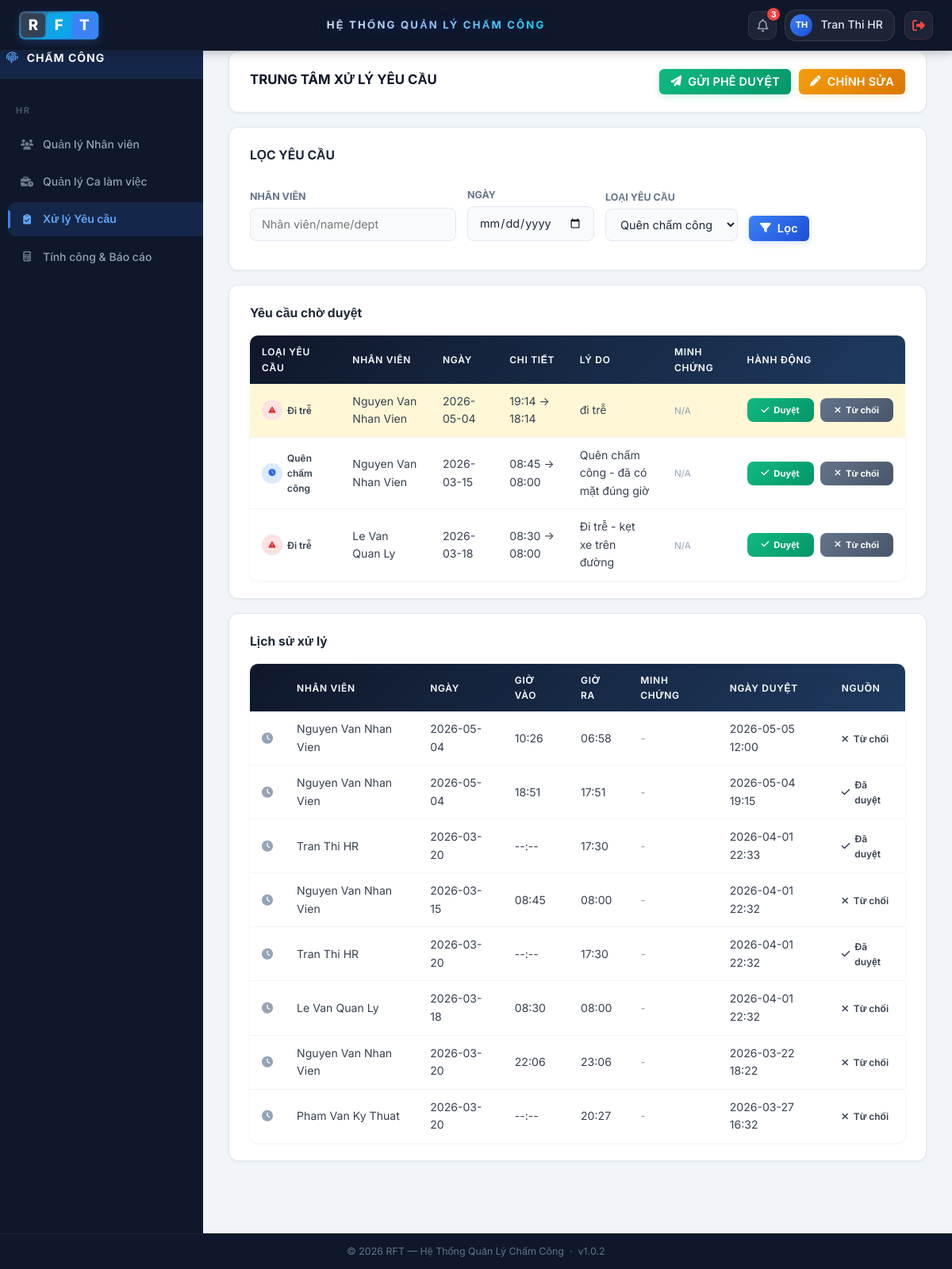
Before: /index.php?page=xuly-yeucau&request_id=10 (signed in) with the older database file.
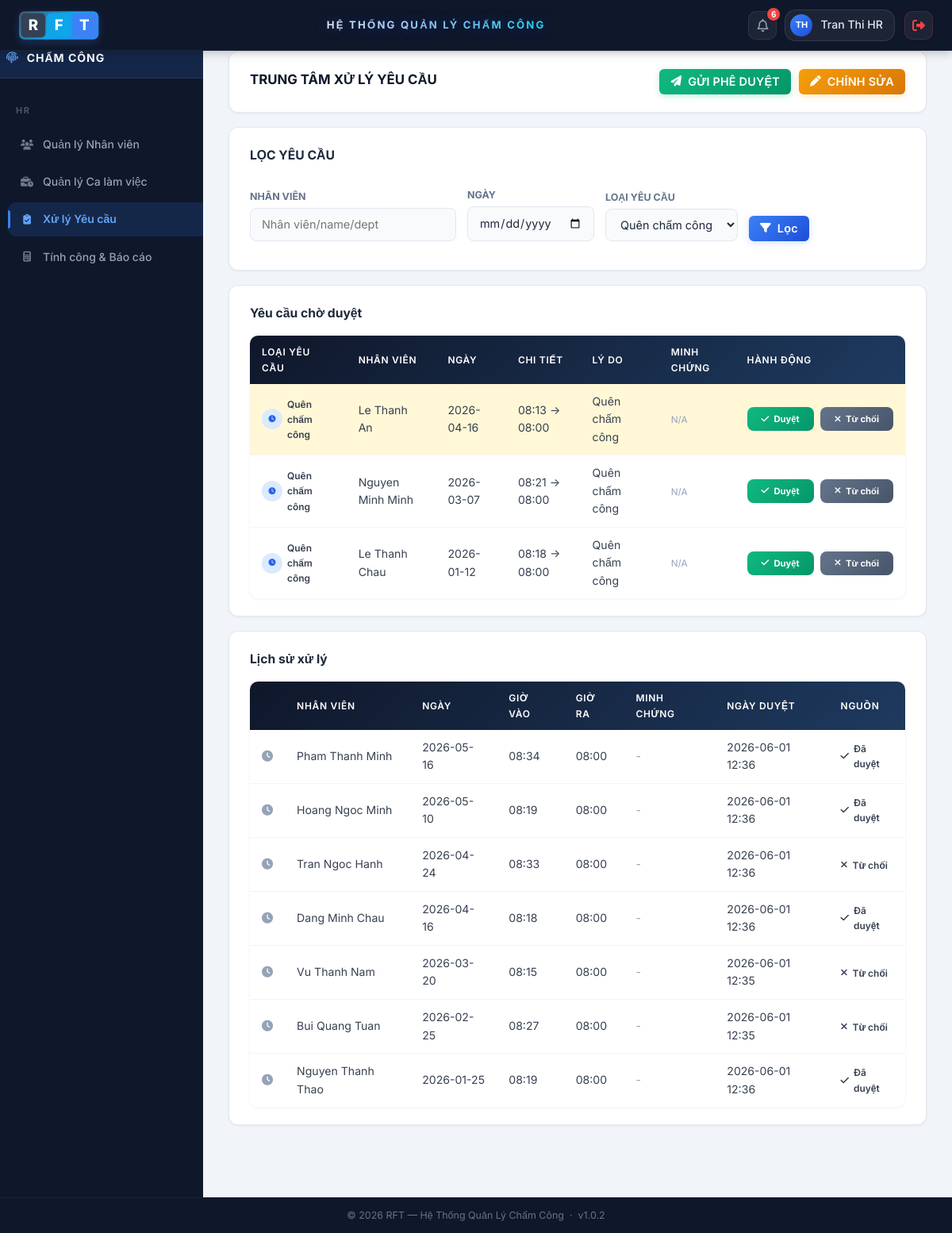
After: the same page with the newer database file.
### tables this page shows
CREATE TABLE `attendance_corrections` (
  `id` int(11) NOT NULL,
  `maND` int(11) NOT NULL,
  `attendance_date` date NOT NULL,
  `old_time` datetime DEFAULT NULL,
  `new_time` datetime NOT NULL,
  `reason` text NOT NULL,
  `status` enum('pending','approved','rejected') NOT NULL DEFAULT 'pending',
  `hr_note` varchar(255) DEFAULT NULL,
  `created_at` datetime NOT NULL DEFAULT current_timestamp(),
  `updated_at` datetime DEFAULT NULL ON UPDATE current_timestamp(),
  `evidence_image` varchar(255) DEFAULT NULL,
  `proposed_checkin` datetime DEFAULT NULL,
  `proposed_checkout` datetime DEFAULT NULL,
  `evidence_file` varchar(255) DEFAULT NULL
);

CREATE TABLE `nguoidung` (
  `maND` int(11) NOT NULL,
  `maTK` int(11) NOT NULL,
  `hoTen` varchar(120) NOT NULL,
  `email` varchar(120) DEFAULT NULL,
  `soDienThoai` varchar(20) DEFAULT NULL,
  `chucVu` enum('Nhân viên','Bộ phận Nhân sự','Quản lý / Ban lãnh đạo','Bộ phận Kỹ thuật') NOT NULL DEFAULT 'Nhân viên',
  `phongBan` varchar(100) DEFAULT NULL,
  `trangThai` tinyint(1) NOT NULL DEFAULT 1,
  `created_at` datetime NOT NULL DEFAULT current_timestamp(),
  `updated_at` datetime DEFAULT NULL ON UPDATE current_timestamp()
);

### app/views/chamcong/xuly_yeucau.php (the view, shortened to what the changed rows need)
<?php
$processedCorrections = $processedCorrections ?? [];
$activeRequestId = (int)($_GET['request_id'] ?? 0);
?>
<?php include 'app/views/layouts/header.php'; ?>
<div class="main-container">
    <?php include 'app/views/layouts/sidebar.php'; ?>
    <div class="dashboard-container">
        <div class="panel">
            <div class="panel-header">
                <div>
                    <h2 style="border:none;padding:0;margin:0;">TRUNG TÂM XỬ LÝ YÊU CẦU</h2>
                </div>
            </div>
        </div>
        <div class="panel">
            <table class="table">
                <thead>
                    <tr>
                        <th>Loại yêu cầu</th>
                        <th>Nhân viên</th>
                        <th>Ngày</th>
                        <th>Chi tiết</th>
                        <th>Lý do</th>
                        <th>Minh chứng</th>
                        <th style="min-width:160px;">Hành động</th>
                    </tr>
                </thead>
                <tbody id="pending-requests-body">
                    <?php if (!empty($pendingCorrections)): ?>
                        <?php foreach ($pendingCorrections as $row):
                            $reason = strtolower($row['reason'] ?? '');
                            $typeClass = 'type-other';
                            $typeIcon = 'fa-circle-question';
                            $typeLabel = $row['reason'] ?? 'Khác';
                            if (strpos($reason, 'quên') !== false || strpos($reason, 'forget') !== false) {
                                $typeClass = 'type-forget'; $typeIcon = 'fa-clock'; $typeLabel = 'Quên chấm công';
                            } elseif (strpos($reason, 'ot') !== false || strpos($reason, 'overtime') !== false) {
                                $typeClass = 'type-ot'; $typeIcon = 'fa-hourglass-half'; $typeLabel = 'Xin OT';
                            } elseif (strpos($reason, 'trễ') !== false || strpos($reason, 'late') !== false) {
                                $typeClass = 'type-late'; $typeIcon = 'fa-triangle-exclamation'; $typeLabel = 'Đi trễ';
                            }
                        ?>
                            <tr id="request-<?= (int)$row['id'] ?>" data-id="<?= (int)$row['id'] ?>" class="<?= $activeRequestId === (int)$row['id'] ? 'request-row-highlight' : '' ?>">
                                <td>
                                    <span class="req-type-badge <?= $typeClass ?>">
                                        <span class="req-icon"><i class="fas <?= $typeIcon ?>"></i></span>
                                        <?= htmlspecialchars($typeLabel) ?>
                                    </span>
                                </td>
                                <td><?= htmlspecialchars($row['hoTen'] ?? '') ?></td>
                                <td><?= htmlspecialchars($row['attendance_date'] ?? '') ?></td>
                                <td><?= htmlspecialchars(($row['old_time'] ? substr($row['old_time'], 11, 5) : '--:--') . ' -> ' . substr((string)($row['new_time'] ?? ''), 11, 5)) ?></td>
                                <td style="max-width:220px;"><?= htmlspecialchars($row['reason'] ?? '') ?></td>
                                <td>
                                    <?php if (!empty($row['evidence_file'])): ?>
                                        <button type="button" class="btn btn-secondary btn-sm" onclick="previewEvidence('<?= htmlspecialchars($row['evidence_file']) ?>')" title="Xem minh chứng">
                                            <i class="fas fa-file-image"></i> Xem
                                        </button>
                                    <?php else: ?>
                                        <small style="color:#94a3b8;">N/A</small>
                                    <?php endif; ?>
                                </td>
                                <td>
                                    <div style="display:flex;gap:8px;">
                                        <button type="button" class="btn-approve js-request-action" data-action="approve" data-id="<?= (int)$row['id'] ?>"><i class="fas fa-check"></i> Duyệt</button>
                                        <button type="button" class="btn-return js-request-action" data-action="reject" data-id="<?= (int)$row['id'] ?>"><i class="fas fa-times"></i> Từ chối</button>
                                    </div>
                                </td>
                            </tr>
                        <?php endforeach; ?>
                    <?php else: ?>
                        <tr><td colspan="6" class="empty-state">Không có yêu cầu chờ duyệt.</td></tr>
                    <?php endif; ?>
                </tbody>
            </table>
        </div>
        <div class="panel">
            <table class="table table-hover">
                <thead>
                    <tr>
                        <th></th>
                        <th>Nhân viên</th>
                        <th>Ngày</th>
                        <th>Giờ vào</th>
                        <th>Giờ ra</th>
                        <th>Minh chứng</th>
                        <th>Ngày duyệt</th>
                        <th>Nguồn</th>
                    </tr>
                </thead>
                <tbody id="history-requests-body">
                    <?php if (!empty($processedCorrections)): ?>
                        <?php foreach ($processedCorrections as $row): ?>
                            <tr class="js-history-row" style="cursor:pointer;"
                                data-status="<?= htmlspecialchars($row['status'] ?? '') ?>"
                                data-hoten="<?= htmlspecialchars($row['hoTen'] ?? '') ?>"
                                data-date="<?= htmlspecialchars($row['attendance_date'] ?? '') ?>"
                                data-old="<?= htmlspecialchars($row['old_time'] ? substr($row['old_time'], 11, 5) : '--:--') ?>"
                                data-new="<?= htmlspecialchars(substr((string)($row['new_time'] ?? ''), 11, 5)) ?>"
                                data-new="<?= htmlspecialchars(substr((string)($row['new_time'] ?? ''), 11, 5)) ?>"
                                data-reason="<?= htmlspecialchars($row['reason'] ?? '') ?>"
                                data-hrnote="<?= htmlspecialchars($row['hr_note'] ?? 'Không') ?>"
                                data-evidence="<?= htmlspecialchars($row['evidence_file'] ?? '') ?>">
                                <td><i class="fas fa-clock" style="color:#94a3b8;"></i></td>
                                <td><?= htmlspecialchars($row['hoTen'] ?? '') ?></td>
                                <td><?= htmlspecialchars($row['attendance_date'] ?? '') ?></td>
                                <td><?= htmlspecialchars($row['old_time'] ? substr($row['old_time'], 11, 5) : '--:--') ?></td>
                                <td><?= htmlspecialchars(substr((string)($row['new_time'] ?? ''), 11, 5)) ?></td>
                                <td>
                                    <?php if (!empty($row['evidence_file'])): ?>
                                        <span style="color:#2563eb;"><i class="fas fa-paperclip"></i> Có file</span>
                                    <?php else: ?>
                                        <span style="color:#94a3b8;">-</span>
                                    <?php endif; ?>
                                </td>
                                <td><?= !empty($row['updated_at']) ? htmlspecialchars(substr($row['updated_at'], 0, 16)) : '-' ?></td>
                                <td>
                                    <?php if(($row['status'] ?? '') === 'approved'): ?>
                                        <span class="req-type-badge type-ot"><i class="fas fa-check"></i> Đã duyệt</span>
                                    <?php elseif(($row['status'] ?? '') === 'rejected'): ?>
                                        <span class="req-type-badge type-late"><i class="fas fa-times"></i> Từ chối</span>
                                    <?php else: ?>
                                        <?= htmlspecialchars($row['hr_note'] ?? 'Hệ thống') ?>
                                    <?php endif; ?>
                                </td>
                            </tr>
                        <?php endforeach; ?>
                    <?php else: ?>
                        <tr><td colspan="8" class="empty-state">Chưa có lịch sử xử lý.</td></tr>
                    <?php endif; ?>
                </tbody>
            </table>
        </div>
    </div>
</div>
<?php include 'app/views/layouts/footer.php'; ?>

### app/views/layouts/header.php (shortened to what the changed rows need)
<!DOCTYPE html>
<html lang="vi">
<head>
    <?php
    $styleVersion = @filemtime('public/css/style.css') ?: '1.0.3';
    $dashboardStyleVersion = @filemtime('public/css/dashboard.css') ?: '1.0.3';
    ?>
    <link rel="stylesheet" href="https://cdnjs.cloudflare.com/ajax/libs/font-awesome/6.5.0/css/all.min.css">
    <link rel="stylesheet" href="public/css/style.css?v=<?= (int)$styleVersion ?>">
    <link rel="stylesheet" href="public/css/dashboard.css?v=<?= (int)$dashboardStyleVersion ?>">
</head>
<body>
    <?php
    $notificationItems = [];
    $notificationCount = 0;
    if (isset($_SESSION['user'])) {
        require_once 'app/models/ChamCongModel.php';
        $notificationModel = new ChamCongModel();
        $role = $_SESSION['role'] ?? 'nhanvien';
        $maND = (int)($_SESSION['user']['maND'] ?? 0);
        if ($role === 'nhanvien' && $maND > 0) {
            $requests = $notificationModel->getYeuCauTheoNhanVien($maND);
            foreach ($requests as $req) {
                if (count($notificationItems) >= 6) {
                    break;
                }
                $status = $req['status'] ?? 'pending';
                $updatedTimeStr = $req['updated_at'] ?? $req['created_at'] ?? date('Y-m-d H:i:s');
                $updatedTime = strtotime($updatedTimeStr);
                $daysAgo = (time() - $updatedTime) / 86400;
                if ($status !== 'pending' && $daysAgo > 3) {
                    continue;
                }
                $notificationCount++;
                $titleMsg = 'Yêu cầu đang chờ duyệt';
                if ($status === 'approved') {
                    $titleMsg = 'Yêu cầu đã ĐƯỢC DUYỆT';
                } elseif ($status === 'rejected') {
                    $titleMsg = 'Yêu cầu BỊ TỪ CHỐI';
                }
                $meta = 'Ngày: ' . ($req['attendance_date'] ?? '');
                if ($status !== 'pending') {
                    $meta .= ' - ' . htmlspecialchars($req['hr_note'] ?: 'Không có ghi chú');
                }
                $notificationItems[] = [
                    'title' => $titleMsg,
                    'meta' => $meta,
                    'time' => $updatedTimeStr,
                    'link' => 'index.php?page=yeu-cau-chinh-sua-cham-cong',
                ];
            }
            $pendingTimesheets = $notificationModel->getPendingTimesheets($maND, 4);
            $notificationCount += count($pendingTimesheets);
            foreach ($pendingTimesheets as $ts) {
                $parts = explode('-', $ts['month_key'] ?? '');
                $monthText = count($parts) === 2 ? "Tháng {$parts[1]}/{$parts[0]}" : ($ts['month_key'] ?? '');
                $notificationItems[] = [
                    'title' => 'Bảng công ' . $monthText . ' chờ xác nhận',
                    'meta' => 'HR gửi: ' . ($ts['hr_name'] ?? 'HR'),
                    'time' => $ts['submitted_at'] ?? '',
                    'link' => 'index.php?page=bang-cong-thang',
                ];
            }
        } elseif ($role === 'hr') {
            $pendingCorrections = $notificationModel->getCorrectionRequests('pending');
            $timesheetSummary = $notificationModel->getTimesheetApprovalSummary();
            $notificationCount = count($pendingCorrections);
            foreach (array_slice($timesheetSummary, 0, 3) as $row) {
                $total = (int)($row['total'] ?? 0);
                if ($total > 0) {
                    $notificationCount++;
                }
            }
        } elseif ($role === 'manager') {
            $notificationCount = 0;
        }
    }
    ?>
    <header class="header">
        <h1>HỆ THỐNG QUẢN LÝ CHẤM CÔNG</h1>
        <div class="user-controls">
            <div class="notif-wrapper" id="notifWrapper">
                <button type="button" id="notifBellBtn" class="icon-btn" title="Thông báo" style="cursor:pointer;position:relative">
                    <i class="fa-regular fa-bell"></i>
                    <?php if ($notificationCount > 0): ?>
                        <span class="notif-count"><?= (int)$notificationCount ?></span>
                    <?php endif; ?>
                </button>
            </div>
        </div>
    </header>

### app/views/layouts/sidebar.php (shortened to what the changed rows need)
<?php
$role = $_SESSION['role'] ?? 'nhanvien';
$currentPage = $_GET['page'] ?? 'home';
$menus = [
    'nhanvien' => [
        ['page' => 'cham-cong-dashboard', 'label' => 'Chấm công', 'icon' => 'fa-fingerprint'],
        ['page' => 'lich-su-cham-cong', 'label' => 'Xem lịch sử', 'icon' => 'fa-clock-rotate-left'],
        ['page' => 'bang-cong-thang', 'label' => 'Bảng công tháng', 'icon' => 'fa-file-invoice'],
        ['page' => 'yeu-cau-chinh-sua-cham-cong', 'label' => 'Gửi yêu cầu chỉnh sửa', 'icon' => 'fa-pen-to-square'],
        ['page' => 'create-leave-request', 'label' => 'Đơn nghỉ phép', 'icon' => 'fa-calendar-check'],
    ],
    'hr' => [
        ['page' => 'quan-ly-nhanvien', 'label' => 'Quản lý Nhân viên', 'icon' => 'fa-users'],
        ['page' => 'quan-ly-ca-lam', 'label' => 'Quản lý Ca làm việc', 'icon' => 'fa-business-time'],
        ['page' => 'xuly-yeucau', 'label' => 'Xử lý Yêu cầu', 'icon' => 'fa-clipboard-check'],
        ['page' => 'tinh-cong', 'label' => 'Tính công & Báo cáo', 'icon' => 'fa-calculator'],
    ],
    'manager' => [
        ['page' => 'bao-cao-tong-hop', 'label' => 'Báo cáo tổng hợp', 'icon' => 'fa-file-lines'],
        ['page' => 'list-leave-requests', 'label' => 'Quản lý Đơn phép', 'icon' => 'fa-calendar-check'],
    ],
    'tech' => [
        ['page' => 'tech-wifi', 'label' => 'Mạng & WiFi', 'icon' => 'fa-wifi'],
        ['page' => 'tech-settings', 'label' => 'Cấu hình Hệ thống', 'icon' => 'fa-server'],
    ],
];
$roleMenus = $menus[$role] ?? $menus['nhanvien'];
?>
<nav class="sidebar-nav">
    <ul id="sidebarList">
        <?php foreach ($roleMenus as $menu): ?>
            <li>
                <a href="index.php?page=<?= htmlspecialchars($menu['page']) ?>"
                   class="menu-item <?= ($menu['page'] === $currentPage) ? 'active' : '' ?>">
                    <i class="fa-solid <?= htmlspecialchars($menu['icon']) ?>"></i>
                    <span><?= htmlspecialchars($menu['label']) ?></span>
                </a>
            </li>
        <?php endforeach; ?>
    </ul>
</nav>

Changed rows visible on the page:
removed attendance_corrections: reason "Đi trễ", maND.hoTen "Nguyen Van Nhan Vien", attendance_date "2026-05-04", old_time+new_time "19:14 -> 18:14", reason "đi trễ", shows "N/A", shown under "Yêu cầu chờ duyệt"
removed attendance_corrections: reason "Quên chấm công", maND.hoTen "Nguyen Van Nhan Vien", attendance_date "2026-03-15", old_time+new_time "08:45 -> 08:00", reason "Quên chấm công - đã có mặt đúng giờ", shows "N/A", shown under "Yêu cầu chờ duyệt"
removed attendance_corrections: reason "Đi trễ", maND.hoTen "Le Van Quan Ly", attendance_date "2026-03-18", old_time+new_time "08:30 -> 08:00", reason "Đi trễ - kẹt xe trên đường", shows "N/A", shown under "Yêu cầu chờ duyệt"
removed attendance_corrections: maND.hoTen "Nguyen Van Nhan Vien", attendance_date "2026-05-04", old_time "10:26", new_time "06:58", updated_at "2026-05-05 12:00", status "rejected" (drawn), shown under "Lịch sử xử lý"
removed attendance_corrections: maND.hoTen "Nguyen Van Nhan Vien", attendance_date "2026-05-04", old_time "18:51", new_time "17:51", updated_at "2026-05-04 19:15", status "approved" (drawn), shown under "Lịch sử xử lý"
removed attendance_corrections: maND.hoTen "Tran Thi HR", attendance_date "2026-03-20", old_time "--:--", new_time "17:30", updated_at "2026-04-01 22:33", status "approved" (drawn), shown under "Lịch sử xử lý"
removed attendance_corrections: maND.hoTen "Nguyen Van Nhan Vien", attendance_date "2026-03-15", old_time "08:45", new_time "08:00", updated_at "2026-04-01 22:32", status "rejected" (drawn), shown under "Lịch sử xử lý"
removed attendance_corrections: maND.hoTen "Tran Thi HR", attendance_date "2026-03-20", old_time "--:--", new_time "17:30", updated_at "2026-04-01 22:32", status "approved" (drawn), shown under "Lịch sử xử lý"
removed attendance_corrections: maND.hoTen "Le Van Quan Ly", attendance_date "2026-03-18", old_time "08:30", new_time "08:00", updated_at "2026-04-01 22:32", status "rejected" (drawn), shown under "Lịch sử xử lý"
removed attendance_corrections: maND.hoTen "Nguyen Van Nhan Vien", attendance_date "2026-03-20", old_time "22:06", new_time "23:06", updated_at "2026-03-22 18:22", status "rejected" (drawn), shown under "Lịch sử xử lý"
removed attendance_corrections: maND.hoTen "Pham Van Ky Thuat", attendance_date "2026-03-20", old_time "--:--", new_time "20:27", updated_at "2026-03-27 16:32", status "rejected" (drawn), shown under "Lịch sử xử lý"
added attendance_corrections: reason "Quên chấm công", maND.hoTen "Le Thanh An", attendance_date "2026-04-16", old_time+new_time "08:13 -> 08:00", shows "N/A", shown under "Yêu cầu chờ duyệt"
added attendance_corrections: reason "Quên chấm công", maND.hoTen "Nguyen Minh Minh", attendance_date "2026-03-07", old_time+new_time "08:21 -> 08:00", shows "N/A", shown under "Yêu cầu chờ duyệt"
added attendance_corrections: reason "Quên chấm công", maND.hoTen "Le Thanh Chau", attendance_date "2026-01-12", old_time+new_time "08:18 -> 08:00", shows "N/A", shown under "Yêu cầu chờ duyệt"
added attendance_corrections: maND.hoTen "Pham Thanh Minh", attendance_date "2026-05-16", old_time "08:34", new_time "08:00", updated_at "2026-06-01 12:36", status "approved" (drawn), shown under "Lịch sử xử lý"
added attendance_corrections: maND.hoTen "Hoang Ngoc Minh", attendance_date "2026-05-10", old_time "08:19", new_time "08:00", updated_at "2026-06-01 12:36", status "approved" (drawn), shown under "Lịch sử xử lý"
added attendance_corrections: maND.hoTen "Tran Ngoc Hanh", attendance_date "2026-04-24", old_time "08:33", new_time "08:00", updated_at "2026-06-01 12:36", status "rejected" (drawn), shown under "Lịch sử xử lý"
added attendance_corrections: maND.hoTen "Dang Minh Chau", attendance_date "2026-04-16", old_time "08:18", new_time "08:00", updated_at "2026-06-01 12:36", status "approved" (drawn), shown under "Lịch sử xử lý"
added attendance_corrections: maND.hoTen "Vu Thanh Nam", attendance_date "2026-03-20", old_time "08:15", new_time "08:00", updated_at "2026-06-01 12:35", status "rejected" (drawn), shown under "Lịch sử xử lý"
added attendance_corrections: maND.hoTen "Bui Quang Tuan", attendance_date "2026-02-25", old_time "08:27", new_time "08:00", updated_at "2026-06-01 12:35", status "rejected" (drawn), shown under "Lịch sử xử lý"
added attendance_corrections: maND.hoTen "Nguyen Thanh Thao", attendance_date "2026-01-25", old_time "08:19", new_time "08:00", updated_at "2026-06-01 12:36", status "approved" (drawn), shown under "Lịch sử xử lý"
Other visible differences:
$notificationCount: "3" → "6"
